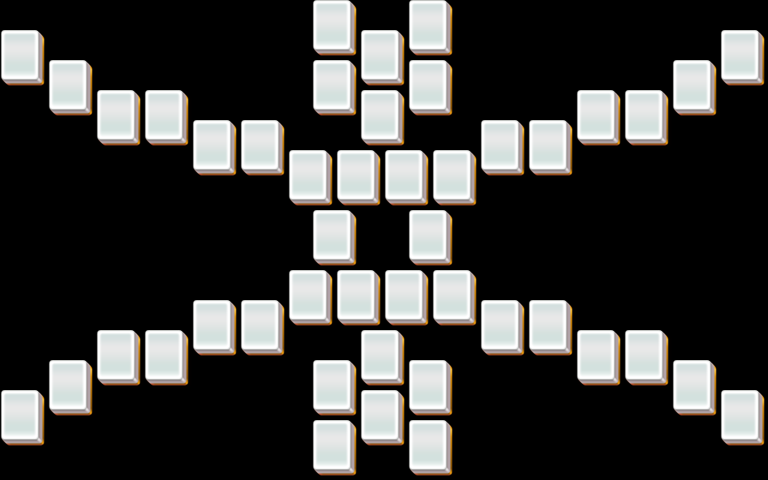

Below is a game level as drawn by its tile map, then a one-line description and the .tmx that defines it (tile-layer data replaced by summaries):
An orthogonal 32x16 tile map with 24x30 px tiles, 5 tile layers (layer1, layer2, layer3, layer4, ...).

<map version="1.0" orientation="orthogonal" width="32" height="16" tilewidth="24" tileheight="30">
 <properties>
  <property name="species" value="15" />
 </properties>
 <tileset firstgid="1" name="mahjong" tilewidth="48" tileheight="60">
  <image source="mahjong.png" />
 </tileset>
 <layer name="layer1" width="32" height="16">
  <data>[512 cells, 46 non-empty, 1 distinct tile ids]</data>
 </layer>
 <layer name="layer2" width="32" height="16">
  <data>[512 cells, 46 non-empty, 1 distinct tile ids]</data>
 </layer>
 <layer name="layer3" width="32" height="16">
  <data>[512 cells, 46 non-empty, 1 distinct tile ids]</data>
 </layer>
 <layer name="layer4" width="32" height="16">
  <data>[512 cells, 0 non-empty, 0 distinct tile ids]</data>
 </layer>
 <layer name="layer5" width="32" height="16">
  <data>[512 cells, 0 non-empty, 0 distinct tile ids]</data>
 </layer>
</map>
